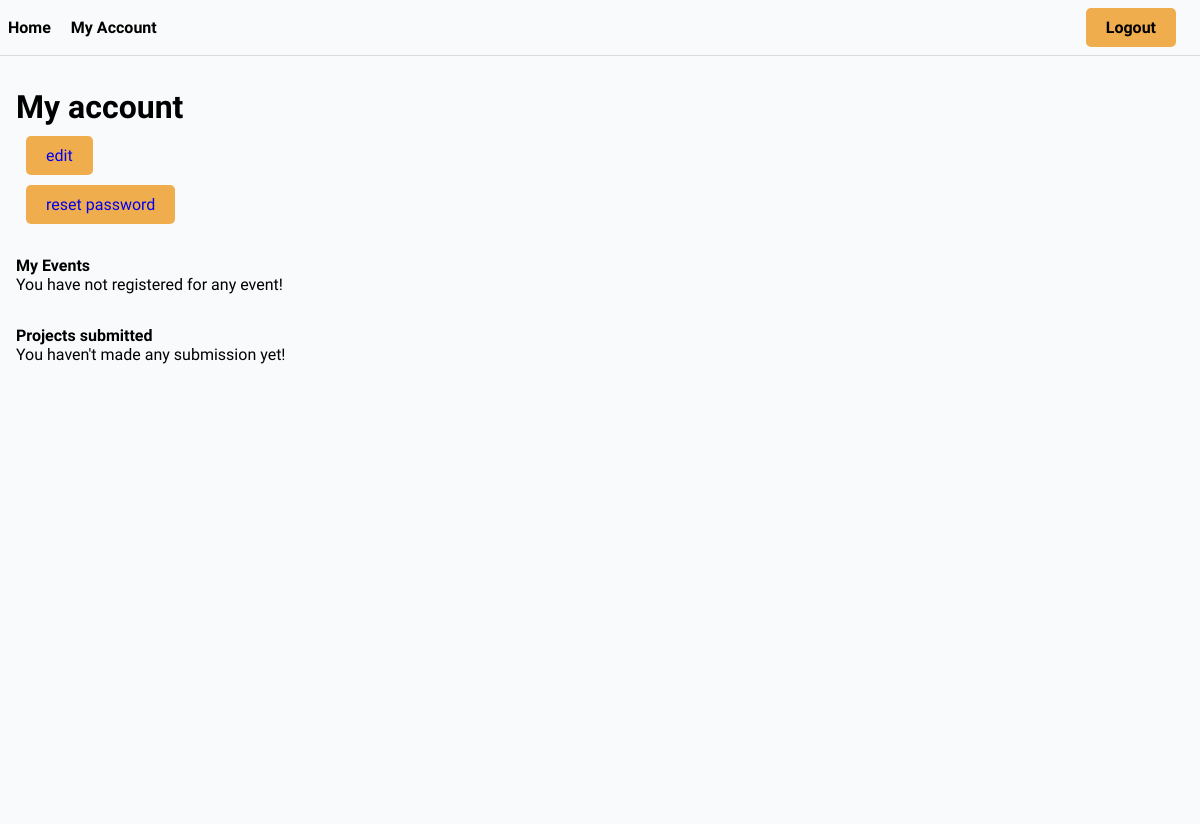
Page /user/my-account/ (signed in) on the earlier database version.
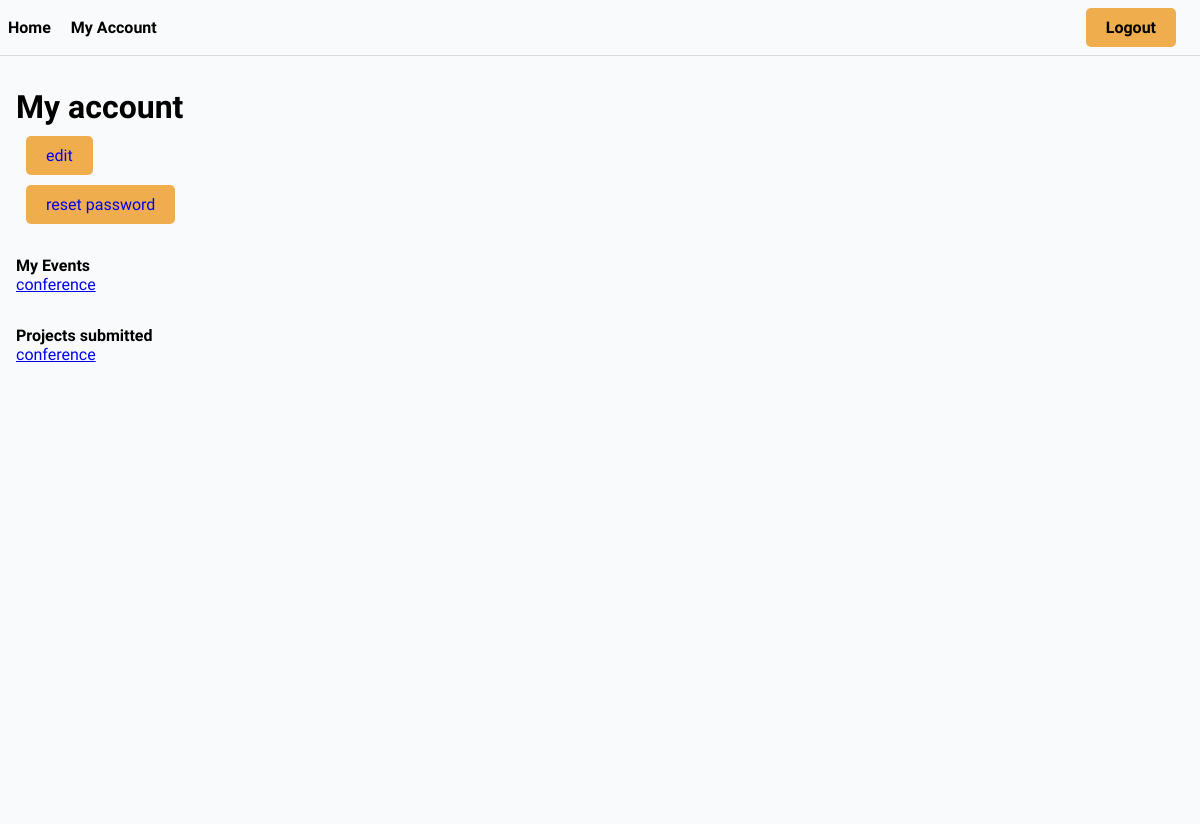
Same page on the later database version.
### core/models.py (models this page shows, shortened)
class Event(models.Model):
    name = models.CharField(max_length=200)
    description = models.TextField( null=True, blank=True)
    participants = models.ManyToManyField(User, blank=True, related_name='events')
    start_date = models.DateTimeField(null=True)
    end_date = models.DateTimeField(null=True)
    registration_deadline = models.DateTimeField(null=True)
    updated = models.DateTimeField(auto_now=True)
    created = models.DateTimeField(auto_now_add=True)
    id = models.UUIDField(primary_key=True, editable=False, unique=True, default=uuid.uuid4)

class Submission(models.Model):
    participant = models.ForeignKey(User, on_delete = models.SET_NULL, null=True, related_name="submissions")
    event = models.ForeignKey(Event, on_delete=models.SET_NULL, null=True)
    details = models.TextField(null=True, blank=True)
    id = models.UUIDField(primary_key=True, editable=False, unique=True, default=uuid.uuid4)

### users/views.py (the view, shortened to what this page needs)
# urls.py: path('my-account/', Account.as_view(), name="account"),
class Account(View):
    def get(self, request):
        context = {}
        return render(request, 'users/account.html', context)

### templates/users/account.html (shortened to what this page needs)
{% extends 'base.html' %}
{% block content %}
<div class="section">
    <h1>My account</h1>
    <a href="#" class="btn btn-warning">edit</a>
    <a href="#" class="btn btn-warning">reset password</a>
</div>
<div class="section">
    <h4>My Events</h4>
    {% for e in user.events.all %}
    <a href="{% url 'event' e.id %}">{{e.name}}</a><br>
    {% empty %}
   <p>You have not registered for any event!</p>
    {% endfor %}
</div>
<div class="section">
    <h4>Projects submitted</h4>
    {% for sub in user.submissions.all %}
    <a href="{% url 'update-submission' sub.id %}">{{sub.event.name}}</a><br>
    {% empty %}
    <p>You haven't made any submission yet!</p>
    {% endfor %}
</div>
{% endblock content %}

Differences in the rows shown:
now on this page (row unchanged): Event: name "conference"
added Submission: event.name "conference"
Other differences:
text no longer shown: "You have not registered for any event! You haven't made any submission yet!"
